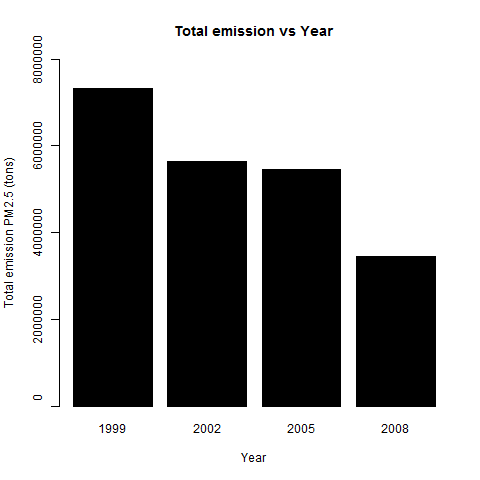

This figure's R source:
#This script is for Q1 in Exploratory Data Course - 2nd project

#Have total emissions from PM2.5 decreased in the United States from 1999 to 2008? 
#Using the base plotting system, make a plot showing the total PM2.5 emission from all 
#sources for each of the years 1999, 2002, 2005, and 2008

#Using tapply to calculate the total emission for each year 

Tot_emis<-tapply(NEI$Emissions,NEI$year,sum)

#Creating plot Q1 vs Year
png(file = "plot1.png", height = 480, width = 480)
barplot(Tot_emis,
     yaxt="n",
     xlab = "Year",
     ylab = "Total emission PM2.5 (tons)",
     ylim = c(0,8000000),
     main = "Total emission vs Year",
     col = "black"
     )
axis(2, axTicks(2), format(axTicks(2), scientific = F))
dev.off()
